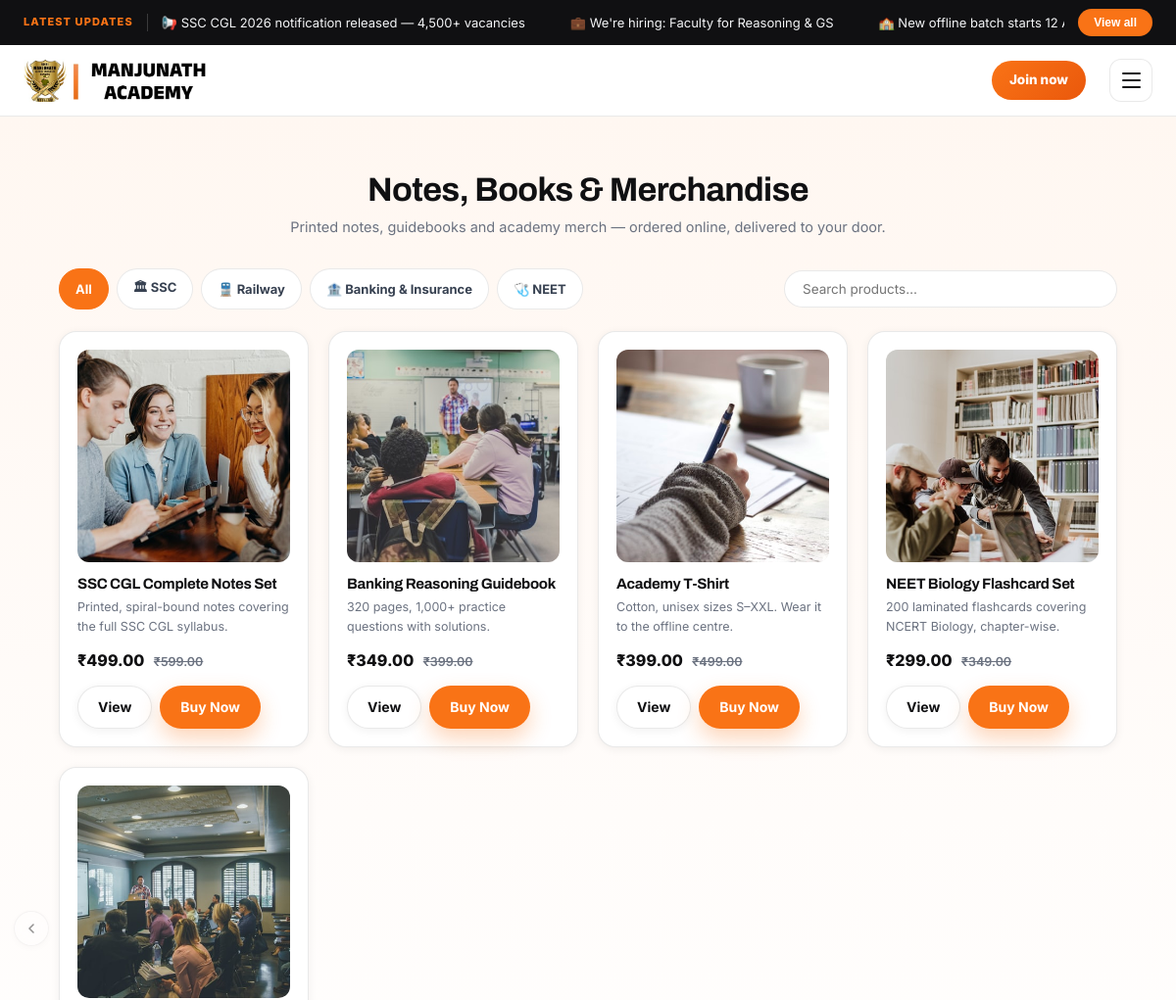
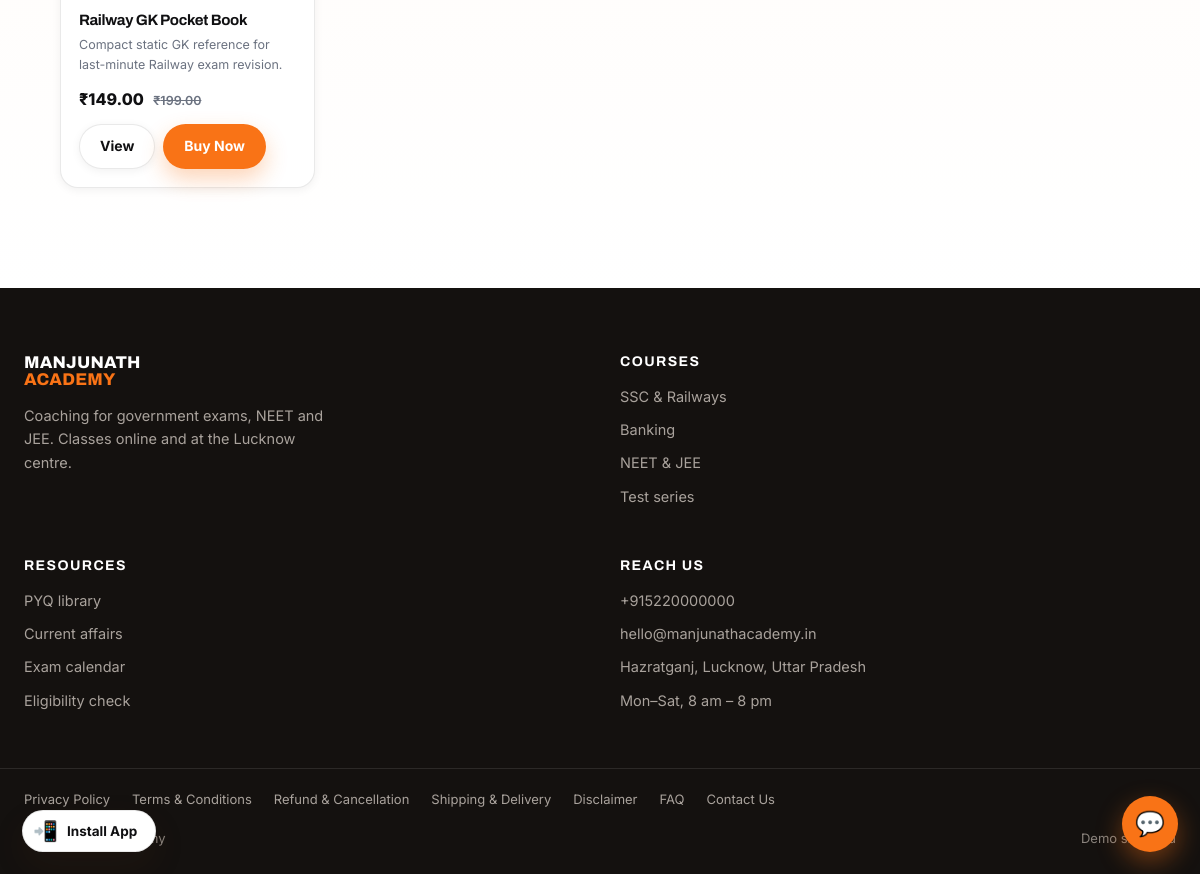
/store/, run on the app's committed database (2 pictures, top to bottom).
### myapp/models.py (models this page shows, shortened)
class Notification(models.Model):
    order = models.PositiveIntegerField(default=0)
    text = models.CharField(max_length=200, help_text='Short scrolling line, e.g. "SSC CGL 2026 notification released — 4,500+ vacancies"')
    detail = models.TextField(blank=True, help_text='Longer text shown in the popup when a student taps this notification')
    link = models.URLField(blank=True, help_text='Official link (apply page, PDF, etc). Shown as a button in the popup.')
    is_active = models.BooleanField(default=True)
    created_at = models.DateTimeField(auto_now_add=True)
    class Meta:
        ordering = ['order', '-created_at']

class SiteSettings(models.Model):
    LOGO_TEXT = 'text'
    LOGO_IMAGE = 'image'
    LOGO_TYPE_CHOICES = [
        (LOGO_TEXT, 'Text logo'),
        (LOGO_IMAGE, 'Image logo'),
    ]
    logo_type = models.CharField(max_length=10, choices=LOGO_TYPE_CHOICES, default=LOGO_TEXT)
    logo_image = models.ImageField(upload_to='branding/', blank=True, null=True)
    favicon = models.ImageField(upload_to='branding/', blank=True, null=True)
    youtube_url = models.URLField(blank=True)
    whatsapp_number = models.CharField(max_length=15, blank=True, help_text='Digits only, with country code, e.g. 915220000000')
    footer_about = models.TextField(blank=True, default='Coaching for government exams, NEET and JEE. Classes online and at the Lucknow centre.')
    footer_address = models.CharField(max_length=200, blank=True, default='Hazratganj, Lucknow, Uttar Pradesh')
    footer_phone = models.CharField(max_length=20, blank=True, default='+915220000000')
    footer_email = models.EmailField(blank=True, default='hello@manjunathacademy.in')
    copyright_text = models.CharField(max_length=150, blank=True, default='Manjunath Academy')
    facebook_url = models.URLField(blank=True)
    instagram_url = models.URLField(blank=True)
    twitter_url = models.URLField(blank=True)
    telegram_url = models.URLField(blank=True)
    linkedin_url = models.URLField(blank=True)
    class Meta:
        verbose_name = 'Site settings'
        verbose_name_plural = 'Site settings'
    @classmethod
    def load(cls):
        obj, _ = cls.objects.get_or_create(pk=1)
        return obj
    @property
    def whatsapp_link(self):
        return f'https://wa.me/{self.whatsapp_number}' if self.whatsapp_number else ''

class Category(models.Model):
    name = models.CharField(max_length=100, unique=True)
    icon = models.CharField(max_length=10, blank=True, help_text='Optional emoji icon, e.g. 📘')
    order = models.PositiveIntegerField(default=0)
    class Meta:
        ordering = ['order', 'name']
        verbose_name_plural = 'Categories'

class Product(models.Model):
    name = models.CharField(max_length=200)
    category = models.ForeignKey(Category, on_delete=models.SET_NULL, null=True, blank=True, related_name='products')
    description = models.TextField(blank=True)
    original_price = models.DecimalField(max_digits=8, decimal_places=2, default=0)
    current_price = models.DecimalField(max_digits=8, decimal_places=2, default=0)
    image = models.ImageField(upload_to='store/', blank=True, null=True, help_text='Recommended size: 400×400px.')
    stock = models.PositiveIntegerField(default=0, help_text='Units available. Buying is disabled at 0.')
    order = models.PositiveIntegerField(default=0)
    is_active = models.BooleanField(default=True)
    created_at = models.DateTimeField(auto_now_add=True)
    class Meta:
        ordering = ['order', '-created_at']
    @property
    def in_stock(self):
        return self.stock > 0

### myapp/views.py (the view)
# urls.py: path('store/', views.store_page, name='store_page'),
def store_page(request):
    products = Product.objects.filter(is_active=True).select_related('category')
    categories = Category.objects.filter(products__in=products).distinct()
    return render(request, 'myapp/store.html', {'products': products, 'categories': categories})

### myapp/context_processors.py (called while the page is built)
def site_settings(request):
    return {
        'site_settings': SiteSettings.load(),
        'top_notifications': Notification.objects.filter(is_active=True),
        'chatbot_settings': ChatbotSettings.load(),
        'chatbot_questions': ChatbotQuestion.objects.filter(is_active=True),
        'hero': HeroSection.load(),
        'daily_current_card': DailyUpdateCard.load(DailyUpdateCard.CURRENT_AFFAIRS),
        'daily_news_card': DailyUpdateCard.load(DailyUpdateCard.DAILY_NEWS),
        'pwa_settings': PWASettings.load(),
        'sso_settings': SSOSettings.load(),
    }

### myapp/models.py (called while the page is built)
    @classmethod
    def load(cls):
        obj, _ = cls.objects.get_or_create(pk=1)
        return obj

    @classmethod
    def load(cls):
        obj, _ = cls.objects.get_or_create(pk=1)
        return obj

    @classmethod
    def load(cls, key):
        obj, _ = cls.objects.get_or_create(key=key, defaults={'key': key, **cls.DEFAULTS[key]})
        return obj

    @classmethod
    def load(cls):
        obj, _ = cls.objects.get_or_create(pk=1)
        return obj

    @property
    def effective_ios_icon(self):
        return self.ios_icon or self.android_icon

    @classmethod
    def load(cls):
        obj, _ = cls.objects.get_or_create(pk=1)
        return obj

### myapp/templates/myapp/store.html (shortened to what this page needs)
{% extends "myapp/base.html" %}
{% block content %}
<section class="store-section">
  <div class="wrap">
    <div class="store-head">
      <h1>Notes, Books &amp; <span class="text-orange">Merchandise</span></h1>
      <p>Printed notes, guidebooks and academy merch — ordered online, delivered to your door.</p>
    </div>
    <div class="store-toolbar">
      <div class="store-tabs" id="storeTabs">
        <button class="store-tab is-active" data-cat="all">All</button>
        {% for cat in categories %}
        <button class="store-tab" data-cat="{{ cat.id }}">{% if cat.icon %}{{ cat.icon }} {% endif %}{{ cat.name }}</button>
        {% endfor %}
      </div>
      <input type="text" class="store-search" id="storeSearch" placeholder="Search products…">
    </div>
    <div class="store-grid" id="storeGrid">
      {% for product in products %}
      <article class="store-card" data-cat="{{ product.category_id|default:'' }}" data-name="{{ product.name|lower }}">
        {% if product.image %}
          <img class="store-card-thumb" src="{{ product.image.url }}" alt="">
        {% else %}
          <div class="store-card-thumb-empty">📦</div>
        {% endif %}
        <h3><a href="{% url 'product_detail' product.pk %}">{{ product.name }}</a></h3>
        {% if product.description %}<p class="store-card-desc">{{ product.description|truncatechars:80 }}</p>{% endif %}
        <div class="store-card-price">
          ₹{{ product.current_price }}
          {% if product.original_price and product.original_price != product.current_price %}<s>₹{{ product.original_price }}</s>{% endif %}
        </div>
        <div class="store-card-actions">
          <a class="btn btn-ghost btn-sm" href="{% url 'product_detail' product.pk %}">View</a>
          {% if product.in_stock %}
            <a class="btn btn-primary btn-sm" href="{% url 'store_checkout' product.pk %}">Buy Now</a>
          {% else %}
            <span class="btn btn-primary btn-sm" style="opacity:.5;pointer-events:none">Out of Stock</span>
          {% endif %}
        </div>
      </article>
      {% empty %}
      <p class="store-empty">No products added yet — check back soon.</p>
      {% endfor %}
    </div>
  </div>
</section>
{% endblock %}

### myapp/templates/myapp/base.html (shortened to what this page needs)
<!DOCTYPE html>
<html lang="en">
<head>
</head>
<body>
<div class="notif-bar" id="notifBar">
  <div class="wrap notif-inner">
    <span class="notif-label">Latest Updates</span>
    <div class="notif-track" id="notifTrack">
      {% for notification in top_notifications %}
      <a class="notif-item" href="#" data-detail="{{ notification.detail }}" data-link="{{ notification.link }}">{{ notification.text }}</a>
      {% endfor %}
    </div>
    <button class="notif-viewall" id="notifViewAll">View all</button>
  </div>
</div>
<header class="site-header" id="top">
  <div class="wrap header-inner">
    <a class="brand" href="{% url 'index' %}" aria-label="Manjunath Academy home">
      {% if site_settings.logo_type == 'image' and site_settings.logo_image %}
        <img class="brand-logo-img" src="{{ site_settings.logo_image.url }}" alt="Manjunath Academy">
      {% endif %}
    </a>
    <button class="menu-toggle" id="menuToggle" aria-expanded="false" aria-controls="primaryNav" aria-label="Open menu">
      <span></span><span></span><span></span>
    </button>
    {% if not user.is_authenticated %}
      <a class="nav-guest-cta" href="{% url 'signup' %}" data-i18n="nav_join_now">Join now</a>
    {% endif %}
  </div>
</header>
{% if request.path != '/' %}
<button type="button" class="back-fab" id="backBtn" aria-label="Go back">
  <svg viewBox="0 0 24 24" width="16" height="16" aria-hidden="true"><path d="m15 6-6 6 6 6" fill="none" stroke="currentColor" stroke-width="2.4" stroke-linecap="round" stroke-linejoin="round"/></svg>
</button>
{% endif %}
{% block content %}{% endblock %}
<footer class="site-footer" id="contact">
  <div class="wrap footer-grid">
    <div class="footer-brand">
      <span class="wordmark wordmark-light"><span>MANJUNATH</span><span>ACADEMY</span></span>
      <p>{{ site_settings.footer_about }}</p>
    </div>
    <div>
      <h4 data-i18n="footer_courses">Courses</h4>
      <ul><li><a href="#popular-courses" data-i18n="footer_ssc_railways">SSC &amp; Railways</a></li><li><a href="#popular-courses" data-i18n="footer_banking">Banking</a></li><li><a href="#popular-courses" data-i18n="footer_neet_jee">NEET &amp; JEE</a></li><li><a href="#test-series" data-i18n="footer_test_series">Test series</a></li></ul>
    </div>
    <div>
      <h4 data-i18n="footer_resources">Resources</h4>
      <ul><li><a href="#results" data-i18n="footer_pyq">PYQ library</a></li><li><a href="#results" data-i18n="footer_current_affairs">Current affairs</a></li><li><a href="{% url 'exam_calendar_page' %}" data-i18n="footer_exam_calendar">Exam calendar</a></li><li><a href="{% url 'eligibility_check' %}" data-i18n="footer_eligibility">Eligibility check</a></li></ul>
    </div>
    <div>
      <h4 data-i18n="footer_reach_us">Reach us</h4>
      <ul>
        {% if site_settings.footer_phone %}<li><a href="tel:{{ site_settings.footer_phone }}">{{ site_settings.footer_phone }}</a></li>{% endif %}
        {% if site_settings.footer_email %}<li><a href="mailto:{{ site_settings.footer_email }}">{{ site_settings.footer_email }}</a></li>{% endif %}
        {% if site_settings.footer_address %}<li>{{ site_settings.footer_address }}</li>{% endif %}
        <li data-i18n="footer_hours">Mon–Sat, 8 am – 8 pm</li>
      </ul>
    </div>
  </div>
  <div class="wrap footer-legal-row">
    <a href="{% url 'privacy_policy_page' %}" data-i18n="footer_privacy">Privacy Policy</a>
    <a href="{% url 'terms_conditions_page' %}" data-i18n="footer_terms">Terms &amp; Conditions</a>
    <a href="{% url 'refund_cancellation_page' %}" data-i18n="footer_refund">Refund &amp; Cancellation</a>
    <a href="{% url 'shipping_delivery_page' %}" data-i18n="footer_shipping">Shipping &amp; Delivery</a>
    <a href="{% url 'disclaimer_page' %}" data-i18n="footer_disclaimer">Disclaimer</a>
    <a href="{% url 'faq_page' %}" data-i18n="footer_faq">FAQ</a>
    <a href="{% url 'contact_us_page' %}" data-i18n="footer_contact_us">Contact Us</a>
  </div>
  <div class="wrap footer-base">
    <p>©  {{ site_settings.copyright_text }}</p>
    <p data-i18n="footer_demo">Demo site build</p>
  </div>
</footer>
{% if pwa_settings.is_enabled %}
<button type="button" class="install-fab" id="installFab" hidden>
  <span class="install-fab-ico">📲</span>
  <span>Install App</span>
</button>
{% endif %}
{% if chatbot_settings.is_enabled %}
<button class="chat-fab" id="chatFab" aria-label="Open chat with Manjunath Academy">💬</button>
{% endif %}
</body>
</html>

### data on the page
Notification: text "📢 SSC CGL 2026 notification released — 4,500+ vacancies"
Notification: text "💼 We're hiring: Faculty for Reasoning & GS"
Notification: text "🏫 New offline batch starts 12…"
SiteSettings: logo_image (picture), footer_about "Coaching for government exams, NEET and JEE. Classes online and at the Lucknow centre.", footer_phone "+915220000000", footer_email "hello@manjunathacademy.in", footer_address "Hazratganj, Lucknow, Uttar Pradesh"
Category: icon "🏛", name "SSC"
Category: icon "🚆", name "Railway"
Category: icon "🏦", name "Banking & Insurance"
Category: icon "🩺", name "NEET"
Product: image (picture), name "SSC CGL Complete Notes Set", description "Printed, spiral-bound notes covering the full SSC CGL syllabus.", current_price "499.00", original_price "599.00", stock "Buy Now"
Product: image (picture), name "Banking Reasoning Guidebook", description "320 pages, 1,000+ practice questions with solutions.", current_price "349.00", original_price "399.00", stock "Buy Now"
Product: image (picture), name "Academy T-Shirt", description "Cotton, unisex sizes S–XXL. Wear it to the offline centre.", current_price "399.00", original_price "499.00", stock "Buy Now"
Product: image (picture), name "NEET Biology Flashcard Set", description "200 laminated flashcards covering NCERT Biology, chapter-wise.", current_price "299.00", original_price "349.00", stock "Buy Now"
Product: image (picture), name "Railway GK Pocket Book", description "Compact static GK reference for last-minute Railway exam revision.", current_price "149.00", original_price "199.00", stock "Buy Now"
